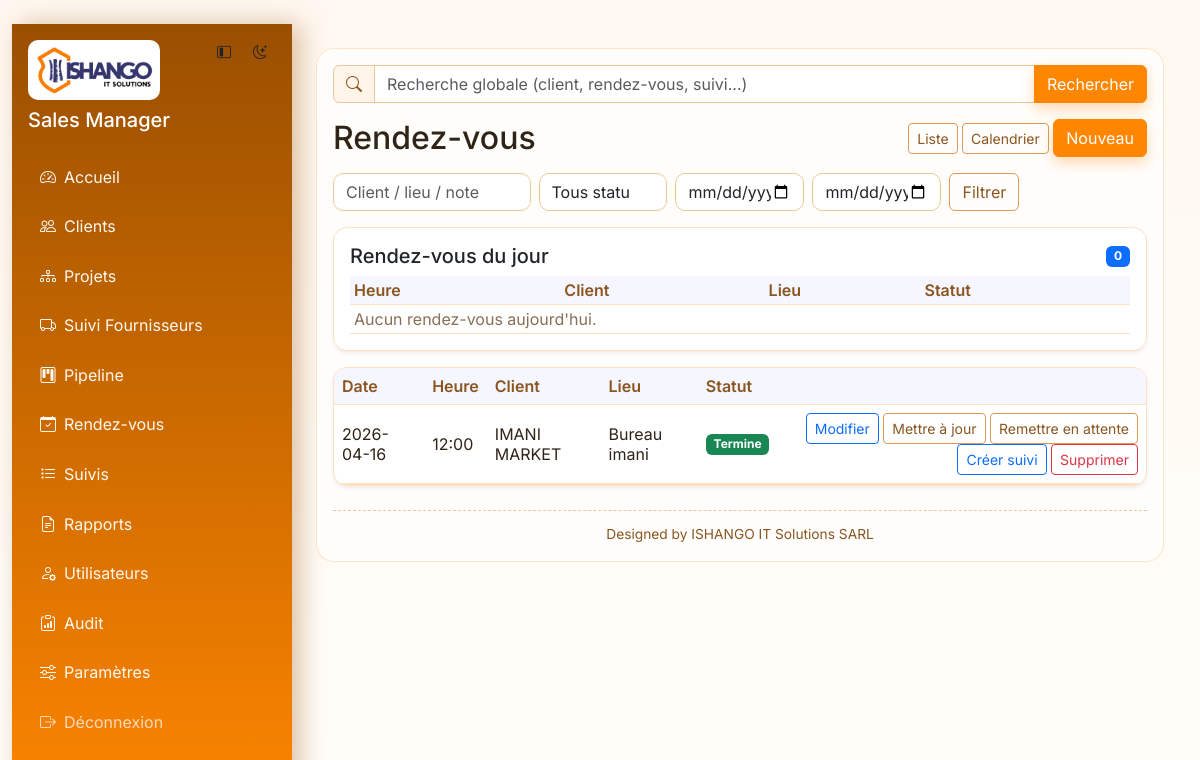
/appointments/ (signed in), run on the app's committed database.
### tables this page shows
CREATE TABLE app_settings (

            key TEXT PRIMARY KEY,

            value TEXT NOT NULL

        );

CREATE TABLE appointments (
            id INTEGER PRIMARY KEY AUTOINCREMENT,
            client_id INTEGER NOT NULL,
            date TEXT NOT NULL,
            time TEXT NOT NULL,
            location TEXT,
            notes TEXT,
            status TEXT NOT NULL DEFAULT 'pending',
            created_at TEXT DEFAULT CURRENT_TIMESTAMP,
            FOREIGN KEY(client_id) REFERENCES clients(id) ON DELETE CASCADE
        );

CREATE TABLE clients (
            id INTEGER PRIMARY KEY AUTOINCREMENT,
            name TEXT NOT NULL,
            company TEXT,
            phone TEXT,
            email TEXT,
            notes TEXT,
            created_at TEXT DEFAULT CURRENT_TIMESTAMP
        , pipeline_stage TEXT NOT NULL DEFAULT 'prospect', location TEXT, address TEXT, activity_domain TEXT);

### routes/appointments.py (the view)
@appointments_bp.route("/")
@permission_required("appointments.view")
def list_appointments():
    page = max(request.args.get("page", 1, type=int), 1)
    per_page = _per_page()
    view_mode = request.args.get("view", "list")
    q = request.args.get("q", "").strip()
    status = request.args.get("status", "").strip()
    date_from = request.args.get("date_from", "").strip()
    date_to = request.args.get("date_to", "").strip()
    clauses = []
    params = []
    if q:
        clauses.append("(c.name LIKE ? OR a.location LIKE ? OR a.notes LIKE ?)")
        params.extend([f"%{q}%", f"%{q}%", f"%{q}%"])
    if status in {"pending", "done"}:
        clauses.append("a.status = ?")
        params.append(status)
    if date_from:
        clauses.append("date(a.date) >= date(?)")
        params.append(date_from)
    if date_to:
        clauses.append("date(a.date) <= date(?)")
        params.append(date_to)
    condition = f"WHERE {' AND '.join(clauses)}" if clauses else ""
    total = query_one(
        f"""

        SELECT COUNT(*) AS total

        FROM appointments a

        JOIN clients c ON c.id = a.client_id

        {condition}

        """,
        tuple(params),
    )["total"]
    total_pages = max((total + per_page - 1) // per_page, 1)
    page = min(page, total_pages)
    offset = (page - 1) * per_page
    appointments = query_all(
        f"""

        SELECT a.*, c.name AS client_name

        FROM appointments a

        JOIN clients c ON c.id = a.client_id

        {condition}

        ORDER BY a.date ASC, a.time ASC

        LIMIT ? OFFSET ?

        """,
        tuple(params + [per_page, offset]),
    )
    today_appointments = query_all(
        """
        SELECT a.*, c.name AS client_name
        FROM appointments a
        JOIN clients c ON c.id = a.client_id
        WHERE date(a.date) = date('now')
        ORDER BY a.time ASC
        LIMIT 12
        """
    )
    updates_map = {}
    if appointments:
        ids = [a["id"] for a in appointments]
        placeholders = ",".join(["?"] * len(ids))
        rows = query_all(
            f"""
            SELECT au.*, u.username
            FROM appointment_updates au
            LEFT JOIN users u ON u.id = au.user_id
            WHERE au.appointment_id IN ({placeholders})
            ORDER BY au.created_at DESC, au.id DESC
            """,
            tuple(ids),
        )
        for r in rows:
            updates_map.setdefault(r["appointment_id"], []).append(r)
    return render_template(
        "appointments.html",
        appointments=appointments,
        today_appointments=today_appointments,
        updates_map=updates_map,
        clients=query_all("SELECT id, name FROM clients ORDER BY name ASC"),
        view_mode=view_mode,
        q=q,
        status=status,
        date_from=date_from,
        date_to=date_to,
        page=page,
        total_pages=total_pages,
    )

### templates/appointments.html (shortened to what this page needs)
{% extends "base.html" %}
{% block content %}
<div class="d-flex flex-wrap justify-content-between align-items-center mb-3 gap-2">
  <h2 class="mb-0">Rendez-vous</h2>
  <div>
    <a href="{{ url_for('appointments.list_appointments', view='list', q=q, status=status, date_from=date_from, date_to=date_to) }}" class="btn btn-outline-secondary btn-sm">Liste</a>
    <a href="{{ url_for('appointments.list_appointments', view='calendar', q=q, status=status, date_from=date_from, date_to=date_to) }}" class="btn btn-outline-secondary btn-sm">Calendrier</a>
    <a href="{{ url_for('appointments.create_appointment') }}" class="btn btn-primary">Nouveau</a>
  </div>
</div>
<form class="row g-2 mb-3">
  <div class="col-md-3"><input class="form-control" name="q" value="{{ q }}" placeholder="Client / lieu / note"></div>
  <div class="col-md-2">
    <select class="form-select" name="status">
      <option value="">Tous statuts</option>
    </select>
  </div>
  <div class="col-md-2"><input type="date" class="form-control" name="date_from" value="{{ date_from }}"></div>
  <div class="col-md-2"><input type="date" class="form-control" name="date_to" value="{{ date_to }}"></div>
  <div class="col-auto"><button class="btn btn-outline-secondary">Filtrer</button></div>
</form>
<div class="card shadow-sm mb-3">
  <div class="card-body">
    <div class="d-flex justify-content-between align-items-center mb-2">
      <h5 class="mb-0">Rendez-vous du jour</h5>
      <span class="badge text-bg-primary">{{ today_appointments|length }}</span>
    </div>
    <div class="table-responsive">
      <table class="table table-sm align-middle mb-0">
        <thead><tr><th>Heure</th><th>Client</th><th>Lieu</th><th>Statut</th></tr></thead>
        <tbody>
          {% for a in today_appointments %}
          <tr>
            <td>{{ a.time }}</td>
            <td>{{ a.client_name }}</td>
            <td>{{ a.location or "-" }}</td>
            <td>{% if a.status == 'done' %}<span class="badge text-bg-success">Terminé</span>{% else %}<span class="badge text-bg-warning">En attente</span>{% endif %}</td>
          </tr>
          {% else %}
          <tr><td colspan="4" class="text-muted">Aucun rendez-vous aujourd'hui.</td></tr>
          {% endfor %}
        </tbody>
      </table>
    </div>
  </div>
</div>
{% if view_mode == 'calendar' %}
<div class="row g-3">
  {% for a in appointments %}
  <div class="col-md-6 col-xl-4">
    <div class="card h-100 shadow-sm">
      <div class="card-body">
        <h6>{{ a.date }} - {{ a.time }}</h6>
        <p class="mb-1"><strong>{{ a.client_name }}</strong></p>
        <p class="text-muted mb-2">{{ a.location or "Sans lieu" }}</p>
        {% if a.status == 'done' %}
        <span class="badge text-bg-success">Termine</span>
        {% else %}
        <span class="badge text-bg-warning">En attente</span>
        {% endif %}
      </div>
    </div>
  </div>
  {% else %}
  <p class="text-muted">Aucun rendez-vous.</p>
  {% endfor %}
</div>
{% else %}
<div class="table-responsive card shadow-sm">
  <table class="table mb-0 align-middle">
    <thead><tr><th>Date</th><th>Heure</th><th>Client</th><th>Lieu</th><th>Statut</th><th></th></tr></thead>
    <tbody>
      {% for a in appointments %}
      <tr>
        <td>{{ a.date }}</td>
        <td>{{ a.time }}</td>
        <td>{{ a.client_name }}</td>
        <td>{{ a.location or "-" }}</td>
        <td>{% if a.status == 'done' %}<span class="badge text-bg-success">Termine</span>{% else %}<span class="badge text-bg-warning">En attente</span>{% endif %}</td>
        <td class="text-end">
          <a href="{{ url_for('appointments.edit_appointment', appointment_id=a.id) }}" class="btn btn-sm btn-outline-primary">Modifier</a>
          <button class="btn btn-sm btn-outline-secondary" type="button" data-bs-toggle="collapse" data-bs-target="#apptUpdate{{ a.id }}" aria-expanded="false">
            Mettre à jour
          </button>
          {% if a.status != 'done' %}
          <form method="post" action="{{ url_for('appointments.update_status', appointment_id=a.id) }}" class="d-inline">
            <input type="hidden" name="status" value="done">
            <button class="btn btn-sm btn-outline-success">Marquer terminé</button>
          </form>
          {% else %}
          <form method="post" action="{{ url_for('appointments.update_status', appointment_id=a.id) }}" class="d-inline">
            <button class="btn btn-sm btn-outline-secondary">Remettre en attente</button>
          </form>
          {% endif %}
          <a href="{{ url_for('followups.create_followup', appointment_id=a.id) }}" class="btn btn-sm btn-outline-primary">Créer suivi</a>
          <form method="post" action="{{ url_for('appointments.delete_appointment', appointment_id=a.id) }}" class="d-inline" onsubmit="return confirmDelete()">
            <button class="btn btn-sm btn-outline-danger">Supprimer</button>
          </form>
        </td>
      </tr>
      <tr>
        <td colspan="6" class="bg-light p-0">
                  {% set hist = (updates_map.get(a.id) or []) %}
        </td>
      </tr>
      {% else %}
      <tr><td colspan="6" class="text-muted p-3">Aucun rendez-vous.</td></tr>
      {% endfor %}
    </tbody>
  </table>
</div>
{% endif %}
{% endblock %}

### templates/base.html (shortened to what this page needs)
﻿<!doctype html>
<html lang="fr" data-theme="{{ default_theme }}">
  <head>
    <link href="https://cdn.jsdelivr.net/npm/bootstrap@5.3.3/dist/css/bootstrap.min.css" rel="stylesheet">
    <link href="https://cdn.jsdelivr.net/npm/bootstrap-icons@1.11.3/font/bootstrap-icons.min.css" rel="stylesheet">
    <link href="{{ url_for('static', filename='css/styles.css') }}" rel="stylesheet">
  </head>
  <body>
    {% if session.get('user_id') %}
      <div class="container-fluid">
        <div class="app-layout min-vh-100">
          <aside id="appSidebar" class="sidebar p-3">
            <div class="d-flex justify-content-between align-items-start mb-4 gap-2">
              <div class="sidebar-brand">
                <img src="{{ url_for('static', filename='img/ishango-logo.png') }}" alt="Ishango" class="brand-logo mb-2">
                <h5 class="text-white mb-0 brand-title">{{ app_name }}</h5>
              </div>
              <div class="d-flex gap-1">
                <button id="sidebarToggle" class="btn btn-sm btn-light-subtle" type="button" title="Menu">
                  <i class="bi bi-layout-sidebar-inset"></i>
                </button>
                <button id="themeToggle" class="btn btn-sm btn-light-subtle" type="button" title="Thème">
                  <i class="bi bi-moon-stars"></i>
                </button>
              </div>
            </div>
            <nav class="nav flex-column gap-2">
              <a class="nav-link" href="{{ url_for('dashboard.home') }}"><i class="bi bi-speedometer2 me-2"></i><span class="link-text">Accueil</span></a>
              <a class="nav-link" href="{{ url_for('clients.list_clients') }}"><i class="bi bi-people me-2"></i><span class="link-text">Clients</span></a>
              <a class="nav-link" href="{{ url_for('projects.list_projects') }}"><i class="bi bi-diagram-3 me-2"></i><span class="link-text">Projets</span></a>
              <a class="nav-link" href="{{ url_for('suppliers.list_suppliers') }}"><i class="bi bi-truck me-2"></i><span class="link-text">Suivi Fournisseurs</span></a>
              <a class="nav-link" href="{{ url_for('pipeline.board') }}"><i class="bi bi-kanban me-2"></i><span class="link-text">Pipeline</span></a>
              <a class="nav-link" href="{{ url_for('appointments.list_appointments') }}"><i class="bi bi-calendar-check me-2"></i><span class="link-text">Rendez-vous</span></a>
              <a class="nav-link" href="{{ url_for('followups.list_followups') }}"><i class="bi bi-list-task me-2"></i><span class="link-text">Suivis</span></a>
              <a class="nav-link" href="{{ url_for('exports.reports_home') }}"><i class="bi bi-file-earmark-text me-2"></i><span class="link-text">Rapports</span></a>
              {% if session.get('role') == 'admin' %}
              <a class="nav-link" href="{{ url_for('admin.users') }}"><i class="bi bi-person-gear me-2"></i><span class="link-text">Utilisateurs</span></a>
              <a class="nav-link" href="{{ url_for('admin.audit') }}"><i class="bi bi-clipboard-data me-2"></i><span class="link-text">Audit</span></a>
              <a class="nav-link" href="{{ url_for('settings.index') }}"><i class="bi bi-sliders me-2"></i><span class="link-text">Paramètres</span></a>
              {% endif %}
              <a class="nav-link nav-logout" href="{{ url_for('auth.logout') }}"><i class="bi bi-box-arrow-right me-2"></i><span class="link-text">Déconnexion</span></a>
            </nav>
          </aside>
          <main class="app-main p-4">
            <div class="app-main-shell">
              {% if request.endpoint != "clients.list_clients" %}
              <form method="get" action="{{ url_for('search.global_search') }}" class="global-search mb-3">
                <div class="input-group">
                  <span class="input-group-text"><i class="bi bi-search"></i></span>
                  <input
                    type="text"
                    name="q"
                    class="form-control"
                    placeholder="Recherche globale (client, rendez-vous, suivi...)"
                    value="{{ request.args.get('q', '') if request.endpoint == 'search.global_search' else '' }}"
                  >
                  <button class="btn btn-primary" type="submit">Rechercher</button>
                </div>
              </form>
              {% endif %}
              {% block content %}{% endblock %}
              <footer class="app-signature mt-4">
                Designed by ISHANGO IT Solutions SARL
              </footer>
            </div>
          </main>
        </div>
      </div>
    {% endif %}
  </body>
</html>

### data on the page
app_settings: value "Sales Manager"
appointments: date "2026-04-16", time "12:00", client_name "IMANI MARKET", location "Bureau imani", status "Termine"

### other printed values
{{ today_appointments|length }} "0"
